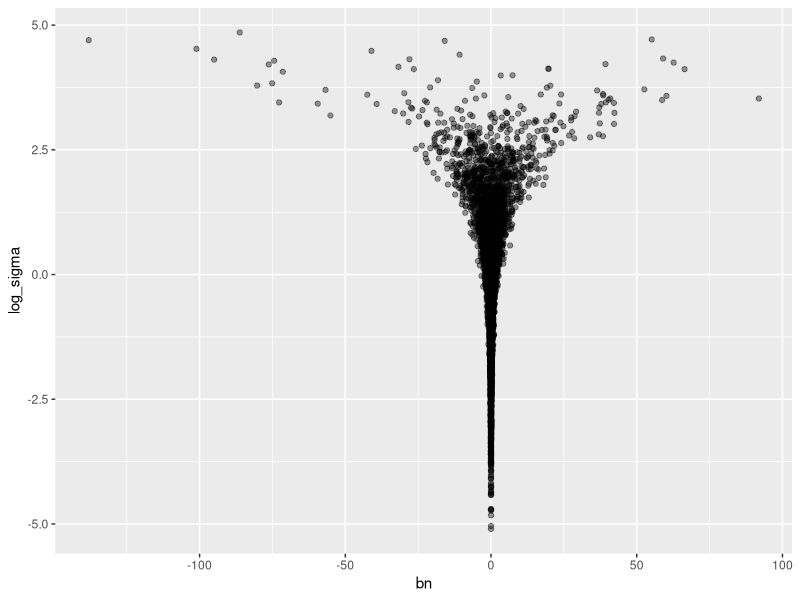
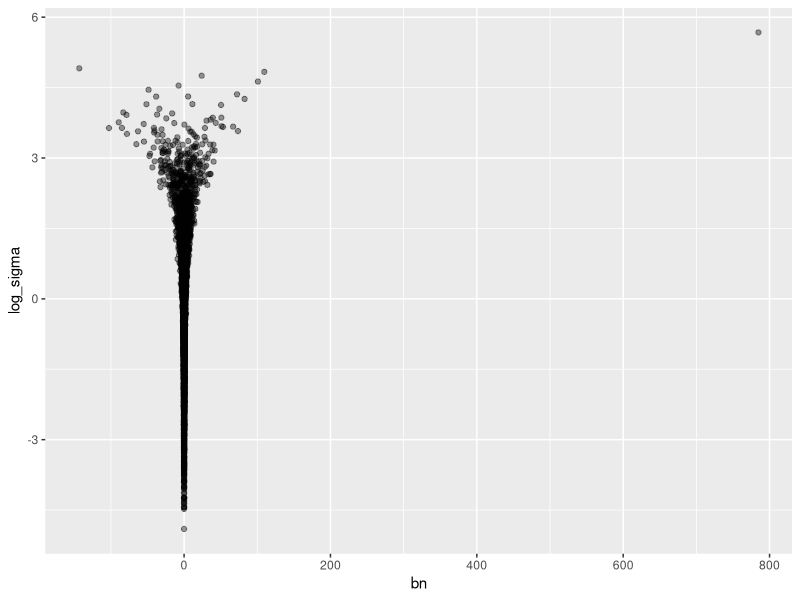

Reproduce these figures in R, in order.
## ---- chunk 1
knitr::opts_chunk$set(echo = TRUE)
## ---- chunk 2
ndraws = 5000
set.seed(666)

log_sigma = rnorm(n = ndraws, mean = 0, sd = 1.5)
bn = rnorm(n = ndraws, mean = 0, sd = exp(log_sigma))

dat = data.frame(log_sigma, bn)

require(ggplot2)

ggplot(dat, aes(x = bn, y = log_sigma)) + geom_point(alpha = 0.4)
## ---- chunk 3
log_sigma = rnorm(n = ndraws, mean = 0, sd = 1.5)
bstdn = rnorm(n = ndraws, mean = 0, sd = 1)
bn = exp(log_sigma)*bstdn

dat = data.frame(log_sigma, bn)

require(ggplot2)

ggplot(dat, aes(x = bn, y = log_sigma)) + geom_point(alpha = 0.4)
